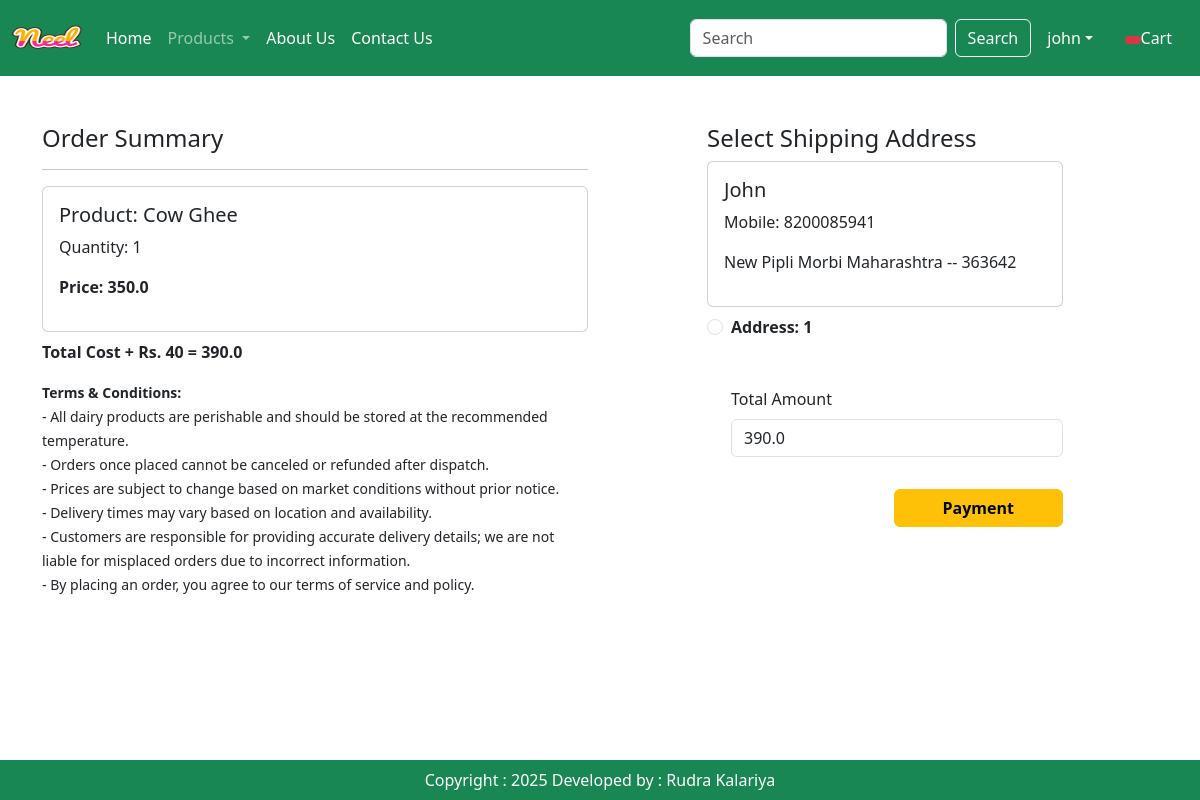
The page /checkout/ (signed in) on the database its author committed.
### app/models.py (models this page shows, shortened)
class Cart(models.Model):
    user = models.ForeignKey(User, on_delete=models.CASCADE)
    product = models.ForeignKey(Product, on_delete=models.CASCADE)
    quantity = models.PositiveIntegerField(default=1)

class Product(models.Model):
    title = models.CharField(max_length=100)
    selling_price = models.FloatField()
    discounted_price = models.FloatField()
    description = models.TextField()
    composition = models.TextField(default='')
    prodapp = models.TextField(default='')
    category = models.CharField(choices=CATEGORY_CHOICES, max_length=2)
    product_image = models.ImageField(upload_to='product')

class Customer(models.Model):
    user = models.ForeignKey(User, on_delete=models.CASCADE)
    name = models.CharField(max_length=200)
    locality = models.CharField(max_length=200)
    city = models.CharField(max_length=50)
    mobile = models.IntegerField(default=0)
    zipcode = models.IntegerField()
    state = models.CharField(choices=STATE_CHOICES, max_length=100)

### app/views.py (the view)
# urls.py: path('checkout/', views.checkout.as_view(), name='checkout'),
class checkout(View):
    def get(self, request):
        user = request.user
        add = Customer.objects.filter(user=user)
        cart_items = Cart.objects.filter(user=user)
        famount = 0
        for p in cart_items:
            value = p.quantity * p.product.discounted_price
            famount = famount + value
        totalamount = famount + 40
        return render(request, 'app/checkout.html', locals())

### app/templates/app/checkout.html (shortened to what this page needs)
{% extends 'app/base.html' %}
{% load static %}
{% block main-content %}
<div class="container">
    <div class="row mt-5">
        <div class="col-sm-6">
            <h4>Order Summary</h4>
            <hr>
            {% for item in cart_items %}
                <div class="card mb-2">
                    <div class="card-body">
                        <h5>Product: {{ item.product.title }}</h5>
                        <p>Quantity: {{ item.quantity }}</p>
                        <p class="fw-bold">Price: {{ item.product.discounted_price }}</p>
                    </div>
                </div>
            {% endfor %}
            <p class="fw-bold">Total Cost + Rs. 40 = {{ totalamount }}</p>
            <small>
                <strong>Terms & Conditions:</strong>
                <br>- All dairy products are perishable and should be stored at the recommended temperature.
                <br>- Orders once placed cannot be canceled or refunded after dispatch.
                <br>- Prices are subject to change based on market conditions without prior notice.
                <br>- Delivery times may vary based on location and availability.
                <br>- Customers are responsible for providing accurate delivery details; we are not liable for misplaced orders due to incorrect information.
                <br>- By placing an order, you agree to our terms of service and policy.
            </small>
        </div>
        <div class="col-sm-4 offset-sm-1">
            <h4>Select Shipping Address</h4>
            <form method="post" id="myform" action="{% url 'payment_done' %}">
                {% for ad in add %}
                    <div class="card">
                        <div class="card-body">
                            <h5>{{ ad.name }}</h5>
                            <p>Mobile: {{ ad.mobile }}</p>
                            <p>{{ ad.locality }} {{ ad.city }} {{ ad.state }} -- {{ ad.zipcode }}</p>
                        </div>
                    </div>
                    <div class="form-check mt-2 mb-5">
                        <input class="form-check-input" type="radio" name="custid" id="custadd{{ forloop.counter }}" value="{{ ad.id }}">
                        <label class="form-check-label fw-bold" for="custadd{{ forloop.counter }}">
                            Address: {{ forloop.counter }}
                        </label>
                    </div>
                {% endfor %}
                <div class="form-check mb-3">
                    <label for="totamount" class="form-label">Total Amount</label>
                    <input type="number" class="form-control" name="totamount" value={{ totalamount }} readonly>
                </div>
                <div class="text-end">
                    <button id="rzp-button1" type="submit" class="btn btn-warning mt-3 px-5 fw-bold">Payment</button>
                </div>
            </form>
        </div>
    </div>
</div>
{% endblock main-content %}

### app/templates/app/base.html (shortened to what this page needs)
<!DOCTYPE html>
<html>
  {% load static %}
  <head>
    <link
      href="https://cdn.jsdelivr.net/npm/bootstrap@5.3.3/dist/css/bootstrap.min.css"
      rel="stylesheet"
    />
    <link rel="stylesheet" href="{% static 'app/css/owl.carousel.min.css' %}" />
    <link rel="stylesheet" href="{% static 'app/css/all.min.css' %}" />
    <link rel="stylesheet" href="{% static 'app/css/style.css' %}" />
  </head>
  <body>
    <nav class="navbar navbar-expand-lg navbar-dark bg-success">
      <div class="container-fluid">
        <a class="navbar-brand" href="#">
          <img
            src="{% static 'app/images/neel.png' %}"
            width="70"
            height="50"
            alt="Logo"
          />
        </a>
        <div class="collapse navbar-collapse" id="navbarSupportedContent">
          <ul class="navbar-nav me-auto mb-2 mb-lg-0">
            {% if request.user.is_authenticated %}
            <li class="nav-item">
              <a class="nav-link active" aria-current="page" href="/">Home</a>
            </li>
            <li class="nav-item dropdown">
              <a
                class="nav-link dropdown-toggle"
                href="#"
                role="button"
                data-bs-toggle="dropdown"
                aria-expanded="false"
              >
                Products
              </a>
            </li>
            <li class="nav-item">
              <a class="nav-link text-white" href="{% url 'about' %}"
                >About Us</a
              >
            </li>
            <li class="nav-item">
              <a class="nav-link text-white" href="{% url 'contact' %}"
                >Contact Us</a
              >
            </li>
          </ul>
          <form class="d-flex" role="search" action="/search">
            <input
              class="form-control me-2"
              type="search"
              placeholder="Search"
              aria-label="Search"
              name="search"
            />
            <button class="btn btn-outline-light" type="submit">Search</button>
          </form>
         <div>
          <ul class="navbar-nav me-auto mb-2 mb-lg-0">
            <li class="nav-item dropdown mx-2">
                <a class="nav-link dropdown-toggle text-white" href="#"
                   id="profileDropdown" role="button" data-bs-toggle="dropdown"
                   aria-expanded="false">{{request.user}}</a>
            </li>
            <li class="nav-item mx-2">
                <a href="{% url 'showcart'%}" class="nav-link text-white"><span class="badge bg-danger"> {% if totalitem > 0 %} {{totalitem}} {% endif %}</span>Cart</a>
            </li>
            {% endif %}
          </ul>
      </div>
    </nav>
    {% block main-content %}{% endblock main-content %}
    <footer class="container-fluid  fixed-bottom bg-success text-center p-2 mt-5 text-white">
      Copyright : 2025 Developed by : Rudra Kalariya
    </footer>
  </body>
</html>

### rows shown on the page
Cart: product "Cow Ghee", quantity "1", product.discounted_price "350.0"
Customer: name "John", mobile "8200085941", locality "New Pipli", city "Morbi", state "Maharashtra", zipcode "363642"

### other values the page prints
{{ request.user }} "john"
{{ totalamount }} "390.0"
